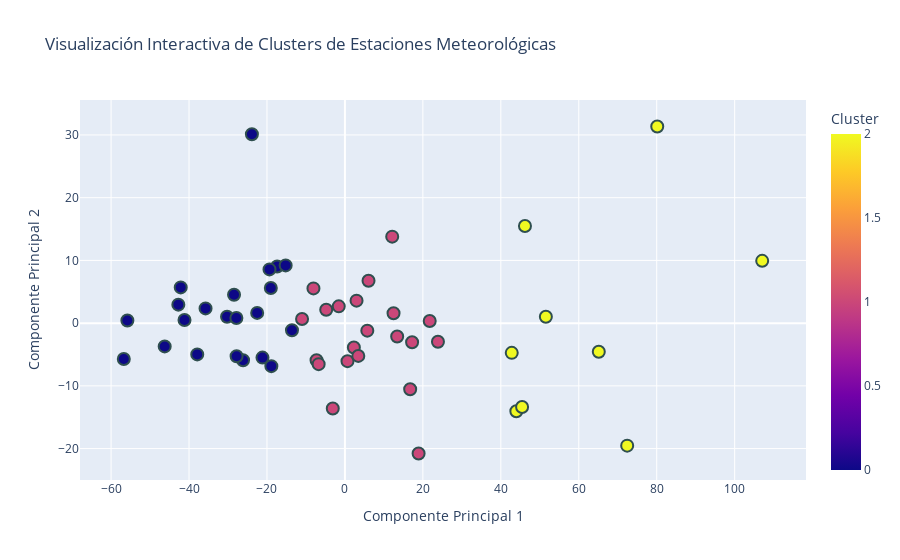

Notebook source saved alongside this figure:
### Code cell
import plotly.express as px

# Añadiendo los nombres de las estaciones al DataFrame para la visualización
df_pca['Estacion'] = data['Estacion']

# Gráfico interactivo con Plotly
fig = px.scatter(df_pca, x='PC1', y='PC2', color='Cluster', 
                 hover_data=['Estacion'], 
                 title='Visualización Interactiva de Clusters de Estaciones Meteorológicas',
                 labels={'PC1': 'Componente Principal 1', 'PC2': 'Componente Principal 2'})
fig.update_traces(marker=dict(size=12, line=dict(width=2, color='DarkSlateGrey')))
fig.show()

### Figure 1 — Plotly figure (JSON) as saved in the notebook; plotly's stock layout.template omitted (floating-point values rounded to 4 significant figures)
{"data": [{"customdata": [["EstacionAgs"], ["EstacionAgs2"], ["EstacionAlamitosCampamento"], ["EstacionArroyoHondo"], ["EstacionCalvillito"], ["EstacionCalvillo"], ["EstacionCanadaHonda"], ["EstacionCieneguilla"], ["EstacionCosio"], ["EstacionElChayote"], ["EstacionElNovillo"], ["EstacionElOcote"], ["EstacionElOcoteCalvillo"], ["EstacionElTule"], ["EstacionJesusMaria"], ["EstacionJesusTeran"], ["EstacionLaLabor"], ["EstacionLaPostaUAA"], ["EstacionLasFraguas"], ["EstacionLasPresas"], ["EstacionLaTinaja"], ["EstacionLaTinajaSanJose"], ["EstacionLosAlisos"], ["EstacionLosConos"], ["EstacionMalpaso"], ["EstacionMesillas"], ["EstacionMilpillasDeArriba"], ["EstacionMontoro"], ["EstacionPabellonCampoEmpresarial"], ["EstacionPabellonDeArteaga"], ["EstacionPaloAlto"], ["EstacionPenuelas"], ["EstacionPresaCanutillo"], ["EstacionPresaElNiagara"], ["EstacionPresaJocoque"], ["EstacionPresaLaCodorniz"], ["EstacionPresaMediaLuna"], ["EstacionPresaPlutarcoEliasCalles"], ["EstacionPresaPotrerillos"], ["EstacionPuertoDeLaConcepcion"], ["EstacionRanchoSeco"], ["EstacionRanchoViejo"], ["EstacionRinconDeRommos"], ["EstacionSanBartolo"], ["EstacionSandovales"], ["EstacionSanFranciscoDeLosRomo"], ["EstacionSanGil"], ["EstacionSanIsidro"], ["EstacionTepetatillo"], ["EstacionTepezala"], ["EstacionVenadero"], ["EstacionVillaJuarez"]], "hovertemplate": "Componente Principal 1=%{x}<br>Componente Principal 2=%{y}<br>Estacion=%{customdata[0]}<br>Cluster=%{marker.color}<extra></extra>", "legendgroup": "", "marker": {"color": [1, 1, 2, 0, 1, 2, 1, 1, 0, 0, 1, 2, 2, 0, 1, 0, 1, 1, 0, 0, 1, 2, 2, 1, 1, 0, 2, 1, 0, 0, 1, 1, 1, 1, 0, 2, 2, 0, 0, 1, 0, 1, 0, 1, 0, 0, 0, 0, 0, 0, 1, 0], "coloraxis": "coloraxis", "line": {"color": "DarkSlateGrey", "width": 2}, "size": 12, "symbol": "circle"}, "mode": "markers", "name": "", "orientation": "v", "showlegend": false, "type": "scatter", "x": [5.746, 12.13, 80.13, -23.87, 6.056, 43.99, -11.0, -3.117, -42.74, -41.16, -8.074, 42.8, 65.14, -18.87, 0.6593, -17.39, 18.91, -7.282, -28.45, -15.21, 2.293, 46.2, 107.1, -6.742, 16.74, -56.73, 51.56, 3.434, -30.24, -27.85, -4.796, 13.41, 21.76, 17.24, -22.51, 45.46, 72.42, -19.01, -19.35, -1.579, -55.82, 23.87, -46.24, 12.48, -26.14, -37.89, -42.13, -21.15, -13.58, -27.79, 2.985, -35.76], "xaxis": "x", "y": [-1.2, 13.79, 31.35, 30.11, 6.755, -14.06, 0.6517, -13.62, 2.947, 0.5095, 5.536, -4.74, -4.558, -6.856, -6.065, 9.036, -20.78, -5.915, 4.525, 9.203, -3.873, 15.49, 9.933, -6.537, -10.54, -5.718, 1.029, -5.227, 1.009, 0.815, 2.128, -2.126, 0.3288, -3.043, 1.633, -13.38, -19.54, 5.595, 8.57, 2.673, 0.4154, -2.97, -3.713, 1.586, -5.908, -4.983, 5.695, -5.496, -1.124, -5.289, 3.587, 2.35], "yaxis": "y"}], "layout": {"coloraxis": {"colorbar": {"title": {"text": "Cluster"}}, "colorscale": [[0, "#0d0887"], [0.1111, "#46039f"], [0.2222, "#7201a8"], [0.3333, "#9c179e"], [0.4444, "#bd3786"], [0.5556, "#d8576b"], [0.6667, "#ed7953"], [0.7778, "#fb9f3a"], [0.8889, "#fdca26"], [1, "#f0f921"]]}, "legend": {"tracegroupgap": 0}, "title": {"text": "Visualización Interactiva de Clusters de Estaciones Meteorológicas"}, "xaxis": {"anchor": "y", "domain": [0, 1], "title": {"text": "Componente Principal 1"}}, "yaxis": {"anchor": "x", "domain": [0, 1], "title": {"text": "Componente Principal 2"}}}}
